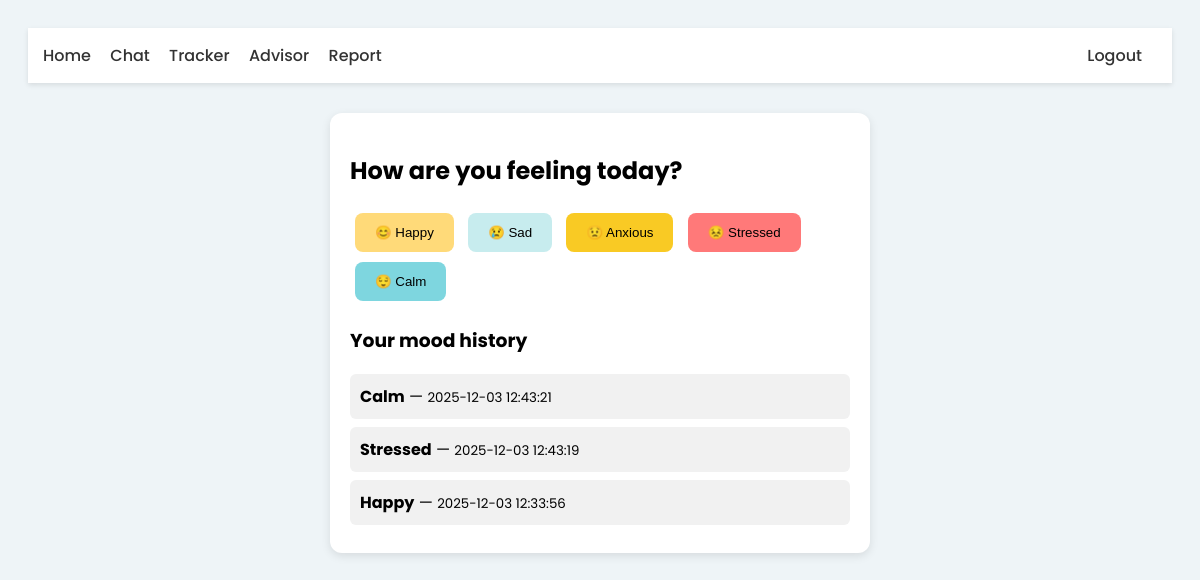
The app's page /tracker (signed in) with its own data.
### models.py (models this page shows)
class Mood(db.Model):
    id = db.Column(db.Integer, primary_key=True)
    mood = db.Column(db.String(50))
    time = db.Column(db.String(50))
    user_id = db.Column(db.Integer, db.ForeignKey("user.id"), nullable=False)

### app.py (the view, shortened to what this page needs)
@app.route("/tracker", methods=["GET", "POST"])
@login_required
def tracker():
    user_id = session["user"]
    moods = Mood.query.filter_by(user_id=user_id).order_by(Mood.id.desc()).all()
    return render_template("tracker.html", mood_log=moods)

### app.py (called while the page is built)
def login_required(fn):
    from functools import wraps
    @wraps(fn)
    def wrapper(*args, **kwargs):
        if "user" not in session:
            return redirect(url_for("login"))
        return fn(*args, **kwargs)
    return wrapper

### templates/tracker.html (shortened to what this page needs)
<!DOCTYPE html>
<html lang="en">
<head>
</head>
<body>
<nav>
    <a href="/home">Home</a>
    <a href="/chat">Chat</a>
    <a href="/tracker">Tracker</a>
    <a href="/advisor">Advisor</a>
    <a href="/report">Report</a>
    <a href="/logout" style="float:right;">Logout</a>
</nav>
<div class="box">
    <h2>How are you feeling today?</h2>
    <form method="POST">
        <button name="mood" value="Happy" class="mood-btn" style="background:#ffda79;">😊 Happy</button>
        <button name="mood" value="Sad" class="mood-btn" style="background:#c7ecee;">😢 Sad</button>
        <button name="mood" value="Anxious" class="mood-btn" style="background:#f9ca24;">😟 Anxious</button>
        <button name="mood" value="Stressed" class="mood-btn" style="background:#ff7979;">😣 Stressed</button>
        <button name="mood" value="Calm" class="mood-btn" style="background:#7ed6df;">😌 Calm</button>
    </form>
    <div class="list">
        <h3>Your mood history</h3>
        {% for m in mood_log %}
        <div class="entry">
            <b>{{ m.mood }}</b> — <small>{{ m.time }}</small>
        </div>
        {% endfor %}
    </div>
</div>
</body>
</html>

### templates/tracker.html (style rules this page uses)
body { font-family: 'Poppins', sans-serif; background: #eef4f7; padding: 20px; }
nav { background: white; padding: 15px; box-shadow: 0 2px 5px rgba(0,0,0,0.1); }
nav a { margin-right: 15px; text-decoration: none; font-weight: 500; color: #333; }
.box { background: white; padding: 20px; border-radius: 12px; max-width: 500px; margin: 30px auto; box-shadow: 0 3px 10px rgba(0,0,0,0.1); }
.mood-btn { padding: 12px 20px; border-radius: 8px; border: none; margin: 5px; cursor: pointer; font-weight: 500; }
.list { margin-top: 20px; }
.entry { padding: 10px; background: #f1f1f1; margin-bottom: 8px; border-radius: 6px; }

### records on screen
Mood: mood "Calm", time "2025-12-03 12:43:21"
Mood: mood "Stressed", time "2025-12-03 12:43:19"
Mood: mood "Happy", time "2025-12-03 12:33:56"
